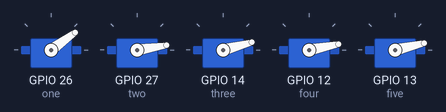
Simulated run of this sketch. Board: ESP32. Parts: 5 × servo. Random numbers use the default seed unless the sketch sets one.

Above: at 0.1 s.
At 6.25 s:
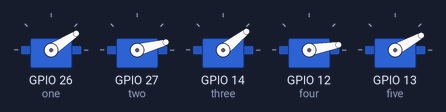
At 12.45 s:
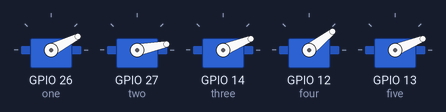
At 18.65 s:
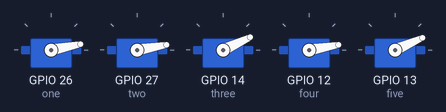
At 24.85 s:
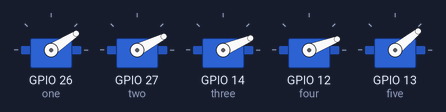
At 37.25 s:
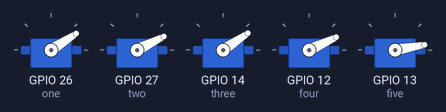
Timing chart, 0 to 40.0 s (numbered marks = the images above):
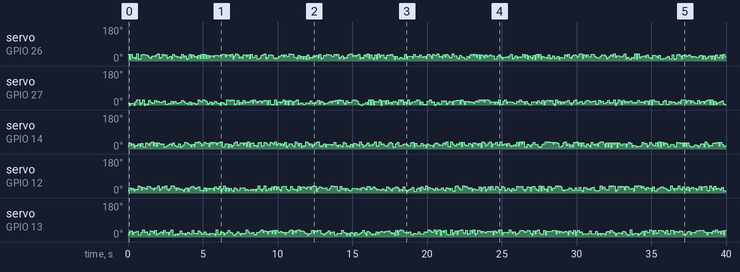

Measured:
- by itself, servo on GPIO 26 (one): 36° → 10° at 0.10 s, → 35° 0.10 s later, → 16° 0.10 s later, → 19° 0.10 s later, … (385 changes in this stretch)
- by itself, servo on GPIO 27 (two): 9° → 0° at 0.10 s, → 9° 0.10 s later, → 8° 0.10 s later, → 0° 0.10 s later, … (387 changes in this stretch)
- by itself, servo on GPIO 14 (three): 15° → 34° at 0.10 s, → 19° 0.10 s later, → 27° 0.10 s later, → 10° 0.10 s later, … (390 changes in this stretch)
- by itself, servo on GPIO 12 (four): 11° → 27° at 0.10 s, → 16° 0.10 s later, → 25° 0.10 s later, → 11° 0.10 s later, … (383 changes in this stretch)
- by itself, servo on GPIO 13 (five): 13° → 24° at 0.10 s, → 33° 0.10 s later, → 14° 0.10 s later, → 26° 0.10 s later, … (382 changes in this stretch)

The sketch:

hand_servo_code.ino
```cpp
#include <ESP32Servo.h>

Servo one;  // create servo object to control a servo
Servo two;
Servo three;
Servo four;
Servo five;
// 16 servo objects can be created on the ESP32

int pos = 0;    // variable to store the servo position
// Recommended PWM GPIO pins on the ESP32 include 2,4,12-19,21-23,25-27,32-33
int servoPin = 26;
int randone;
int randtwo;
int randthree;
int randfour;
int randfive;

void setup() {
  // Allow allocation of all timers
  ESP32PWM::allocateTimer(0);
  ESP32PWM::allocateTimer(1);
  ESP32PWM::allocateTimer(2);
  ESP32PWM::allocateTimer(3);
  one.setPeriodHertz(50);    // standard 50 hz servo
  one.attach(26, 500, 2400); // attaches the servo on pin 18 to the servo object
  // using default min/max of 1000us and 2000us
  // different servos may require different min/max settings
  // for an accurate 0 to 180 sweep
  two.setPeriodHertz(50);    // standard 50 hz servo
  two.attach(27, 500, 2400);
  three.setPeriodHertz(50);    // standard 50 hz servo
  three.attach(14, 500, 2400);
  four.setPeriodHertz(50);    // standard 50 hz servo
  four.attach(12, 500, 2400);
  five.setPeriodHertz(50);    // standard 50 hz servo
  five.attach(13, 500, 2400);

  randomSeed(analogRead(0));
}

void loop() {

  for (pos = 10; pos <= 40; pos += 1) { // goes from 0 degrees to 180 degrees
    randone = random(10, 40);
    randtwo = random(0, 30);
    randthree = random(10, 40);
    randfour = random(10, 40);
    randfive = random(10, 40);
    // in steps of 1 degree
    //myservo.write(pos);    // tell servo to go to position in variable 'pos'
    one.write(randone);
    two.write(randtwo); //0 is home state
    three.write(randthree);
    four.write(randfour);
    five.write(randfive);
    delay(100);             // waits 15ms for the servo to reach the position
  }
}
```
